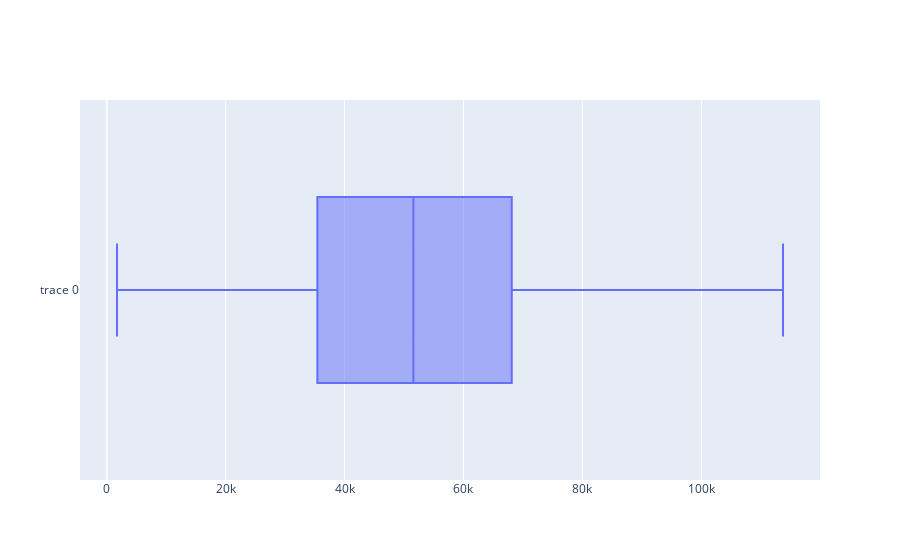

The notebook cell saved with this chart:
### Code cell
# removing outliers

df.drop(df[df.Income>113734].index, inplace=True)

# graph showing that the outliers where removed

fig = go.Figure()
fig.add_box(x=df['Income'], text=df['Income'])
iplot(fig)

### Figure 1 — Plotly figure (JSON) as saved in the notebook; plotly's stock layout.template omitted (floating-point values rounded to 4 significant figures; data arrays with more than 128 entries replaced by an {"elided": "..."} marker saying what was removed)
{"data": [{"text": {"elided": "2232 float values"}, "type": "box", "x": {"elided": "2232 float values"}}], "layout": {}}
